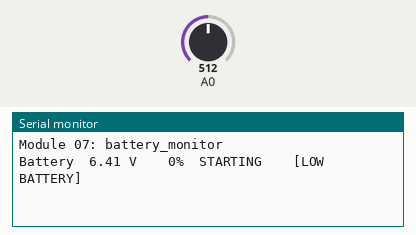
Simulated run of this sketch. Board: ESP8266 (NodeMCU). Shown: the last lines printed to the serial monitor. The inputs (shaded band) are chosen by the test bench; at power-on: A0 = 512.

Above: at 1.2 s.
1.3 s: A0 set to 716
At 2.6 s:
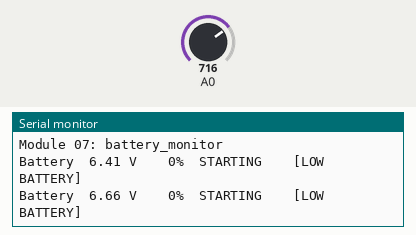
2.8 s: A0 set to 900
At 3.5 s:
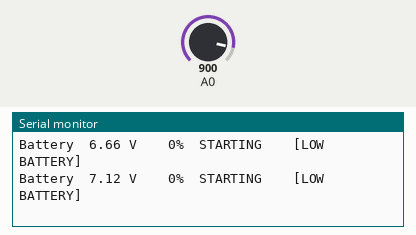
Timing chart, 0 to 5.8 s (numbered marks = the images above; inputs shaded):
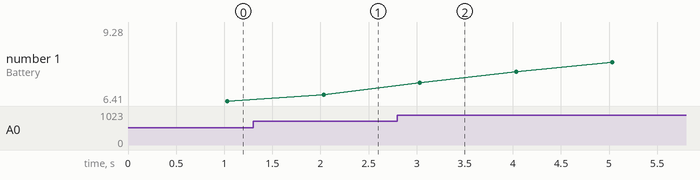

The sketch:

battery_monitor.ino
```cpp
/*
  Module 07 - Battery voltage and charging monitor
  ------------------------------------------------
  STATUS: reference code, not yet verified on the built feeder. The divider
  values below are a worked example: CHECK them against your actual pack.

  Measures the battery through a resistor divider on A0, smooths it, estimates
  percent charge, and works out whether the solar charger is charging,
  full, or the battery is discharging, by watching the voltage trend.

  Wiring:
    Battery (+) --- R1 ---+--- NodeMCU A0
                          |
                          R2
                          |
    Battery (-) ----------+--- NodeMCU GND  (common ground!)
    Add a 100 nF capacitor from A0 to GND to steady the reading.

  The NodeMCU's A0 pin accepts 0 to 3.2 V (it has its own on-board divider).
  Pick R1/R2 so that your FULL battery voltage lands just under 3.2 V:

      V_pin = V_bat * R2 / (R1 + R2)

    Pack            Full voltage   R1      R2      V_pin at full
    1S Li-ion       4.2 V          100 k   300 k   3.15 V
    3S Li-ion      12.6 V          300 k   100 k   3.15 V   (default below)
    12 V lead-acid ~14.4 V         390 k   100 k   2.94 V

  Because the on-board divider has ~320 k input resistance, large external
  resistors cause a small error. Fix it by measuring the real battery with a
  multimeter and adjusting VBAT_CAL until the printed voltage matches.

  Charge detection is trend based: every TREND_INTERVAL_MS the smoothed
  voltage is compared with the previous one. Rising = CHARGING. Near the
  full voltage and flat = FULL. Falling = DISCHARGING. It is an estimate,
  not a coulomb counter. A dedicated charge-status pin on the charger
  would be more precise if you have one.
*/

// ---- Pack configuration (edit for your battery) ----
#define BATTERY_CELLS      3          // Li-ion cells in series (1S, 3S ...)
const float R1_OHMS        = 300000.0;
const float R2_OHMS        = 100000.0;
const float VBAT_CAL       = 1.00;    // multimeter_voltage / printed_voltage

// ---- Thresholds ----
const float LOW_BATT_PER_CELL  = 3.50;   // warn below this (per cell)
const float FULL_PER_CELL      = 4.15;   // "full" at or above this (per cell)
const float TREND_DEADBAND_V   = 0.02;   // pack volts; smaller changes = "flat"
const unsigned long SAMPLE_MS         = 1000;
const unsigned long TREND_INTERVAL_MS = 60000;

const float ADC_FULL_SCALE_V = 3.2;       // NodeMCU A0: 1023 counts = 3.2 V

// Li-ion open-circuit voltage -> percent (per cell). Rest voltage is the
// accurate one; under load or while charging it reads a bit off.
const float OCV_V[]   = { 3.30, 3.45, 3.68, 3.74, 3.77, 3.79, 3.82, 3.87, 3.92, 3.98, 4.06, 4.20 };
const float OCV_PCT[] = {    0,    5,   10,   20,   30,   40,   50,   60,   70,   80,   90,  100 };
const int   OCV_N     = sizeof(OCV_V) / sizeof(OCV_V[0]);

float smoothedV = 0;
float lastTrendV = 0;
const char* chargeState = "STARTING";

float readBatteryVolts() {
  uint32_t sum = 0;
  for (int i = 0; i < 16; i++) { sum += analogRead(A0); delay(2); }
  float pinV = (sum / 16.0) / 1023.0 * ADC_FULL_SCALE_V;
  return pinV * (R1_OHMS + R2_OHMS) / R2_OHMS * VBAT_CAL;
}

int percentFromVoltage(float packV) {
  float v = packV / BATTERY_CELLS;
  if (v <= OCV_V[0]) return 0;
  if (v >= OCV_V[OCV_N - 1]) return 100;
  for (int i = 1; i < OCV_N; i++) {
    if (v <= OCV_V[i]) {                   // linear interpolation in this segment
      float t = (v - OCV_V[i - 1]) / (OCV_V[i] - OCV_V[i - 1]);
      return (int)(OCV_PCT[i - 1] + t * (OCV_PCT[i] - OCV_PCT[i - 1]) + 0.5);
    }
  }
  return 100;
}

void updateChargeState() {
  float delta = smoothedV - lastTrendV;
  lastTrendV = smoothedV;
  bool nearFull = smoothedV / BATTERY_CELLS >= FULL_PER_CELL;

  if (delta > TREND_DEADBAND_V)       chargeState = "CHARGING";
  else if (nearFull)                  chargeState = "FULL";
  else if (delta < -TREND_DEADBAND_V) chargeState = "DISCHARGING";
  else                                chargeState = "STEADY";
}

void setup() {
  Serial.begin(115200);
  Serial.println("\nModule 07: battery_monitor");
  smoothedV = readBatteryVolts();
  lastTrendV = smoothedV;
}

void loop() {
  static unsigned long lastSample = 0, lastTrend = 0;

  if (millis() - lastSample >= SAMPLE_MS) {
    lastSample = millis();
    float v = readBatteryVolts();
    smoothedV += 0.1 * (v - smoothedV);          // exponential moving average

    bool low = smoothedV / BATTERY_CELLS < LOW_BATT_PER_CELL;
    Serial.printf("Battery %5.2f V  %3d%%  %-11s %s\n",
                  smoothedV, percentFromVoltage(smoothedV), chargeState,
                  low ? "[LOW BATTERY]" : "");
  }

  if (millis() - lastTrend >= TREND_INTERVAL_MS) {
    lastTrend = millis();
    updateChargeState();
  }
}
```

Measured:
- after the input at 1.3 s, the serial monitor: prints a new line after 0.73 s (image 1)
- after the input at 2.8 s, the serial monitor: prints a new line after 0.23 s (image 2)
- plotted number 1: 6.41 → 6.66 after the input at 1.3 s, 6.66 → 9.28 after the input at 2.8 s
